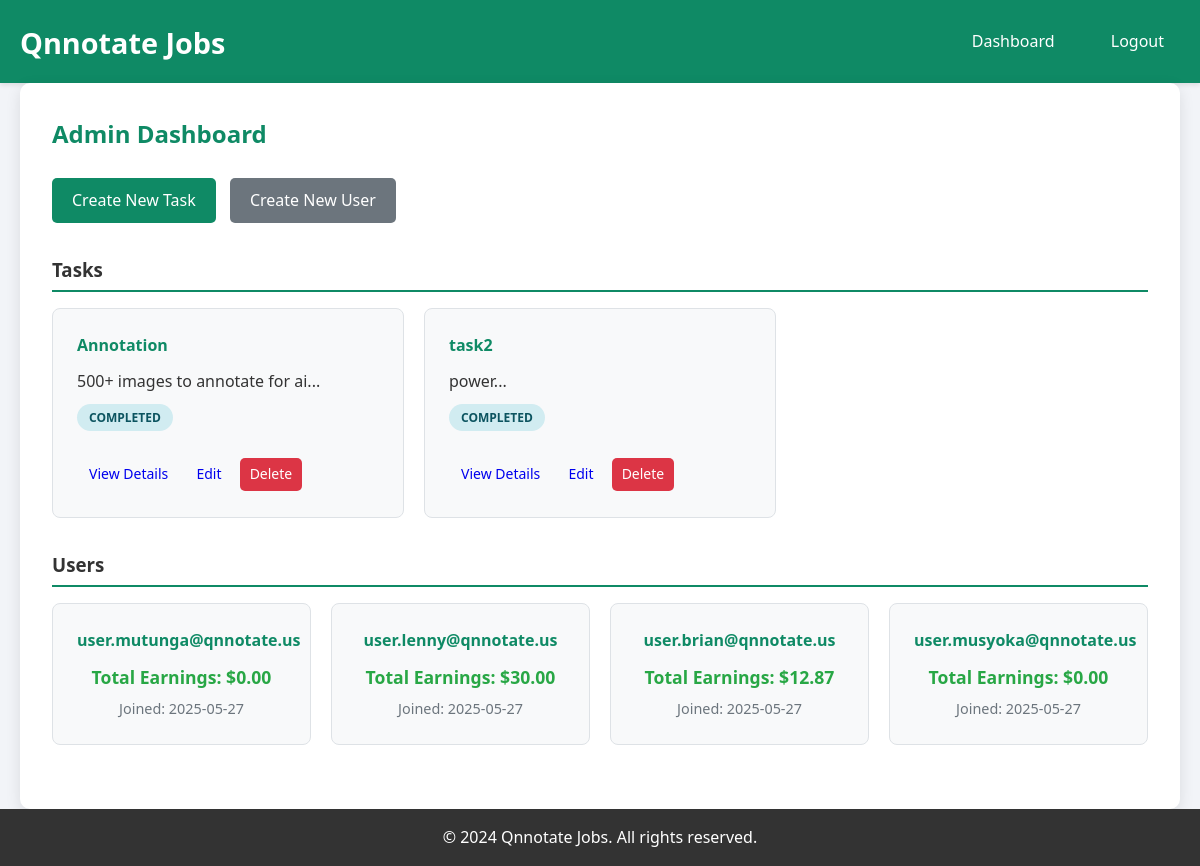
Screenshot of /admin/dashboard (signed in) with the database file from the repository.
### models.py (models this page shows)
class Task(db.Model):
    id = db.Column(db.Integer, primary_key=True)
    title = db.Column(db.String(200), nullable=False)
    description = db.Column(db.Text, nullable=False)
    status = db.Column(db.String(50), default='open')  # open, assigned, completed
    created_at = db.Column(db.DateTime, default=datetime.utcnow)
    assigned_user_id = db.Column(db.Integer, db.ForeignKey('user.id'), nullable=True)
    winning_bid_amount = db.Column(db.Float, nullable=True)
    bids = db.relationship('Bid', backref='task', lazy=True)
    assigned_user = db.relationship('User', foreign_keys=[assigned_user_id])

class User(db.Model):
    id = db.Column(db.Integer, primary_key=True)
    username = db.Column(db.String(80), unique=True, nullable=False)
    password = db.Column(db.String(200), nullable=False)
    total_earnings = db.Column(db.Float, default=0.0)
    created_at = db.Column(db.DateTime, default=datetime.utcnow)
    bids = db.relationship('Bid', backref='user', lazy=True)

### app.py (the view)
@app.route('/admin/dashboard')
def admin_dashboard():
    if not session.get('admin'):
        return redirect(url_for('admin_login'))
    tasks = Task.query.all()
    users = User.query.all()
    return render_template('admin_dashboard.html', tasks=tasks, users=users)

### templates/admin_dashboard.html (shortened to what this page needs)
{% extends "base.html" %}
{% block content %}
<div class="dashboard">
    <h2>Admin Dashboard</h2>
    <div class="dashboard-actions">
        <a href="{{ url_for('create_task') }}" class="btn btn-primary">Create New Task</a>
        <a href="{{ url_for('create_user') }}" class="btn btn-secondary">Create New User</a>
    </div>
    <div class="dashboard-section">
        <h3>Tasks</h3>
        <div class="tasks-grid">
            {% for task in tasks %}
            <div class="task-card">
                <h4>{{ task.title }}</h4>
                <p>{{ task.description[:100] }}...</p>
                <div class="task-status status-{{ task.status }}">{{ task.status.title() }}</div>
                <div class="task-actions">
                    <a href="{{ url_for('admin_task_details', task_id=task.id) }}" class="btn btn-small">View Details</a>
                    <a href="{{ url_for('edit_task', task_id=task.id) }}" class="btn btn-small">Edit</a>
                    <a href="{{ url_for('delete_task', task_id=task.id) }}" class="btn btn-danger btn-small" onclick="return confirm('Are you sure?')">Delete</a>
                </div>
            </div>
            {% else %}
            <p>No tasks created yet.</p>
            {% endfor %}
        </div>
    </div>
    <div class="dashboard-section">
        <h3>Users</h3>
        <div class="users-grid">
            {% for user in users %}
            <div class="user-card">
                <h4>{{ user.username }}</h4>
                <p class="earnings">Total Earnings: ${{ "%.2f"|format(user.total_earnings) }}</p>
                <p class="join-date">Joined: {{ user.created_at.strftime('%Y-%m-%d') }}</p>
            </div>
            {% else %}
            <p>No users created yet.</p>
            {% endfor %}
        </div>
    </div>
</div>
{% endblock %}

### templates/base.html (shortened to what this page needs)
<!DOCTYPE html>
<html lang="en">
<head>
    <link rel="stylesheet" href="{{ url_for('static', filename='style.css') }}">
</head>
<body>
    <header>
        <div class="container">
            <h1><a href="/">Qnnotate Jobs</a></h1>
            <nav>
                {% if session.admin %}
                <a href="{{ url_for('admin_dashboard') }}">Dashboard</a>
                <a href="{{ url_for('logout') }}">Logout</a>
                {% elif session.user_id %}
                <a href="{{ url_for('user_dashboard') }}">Dashboard</a>
                <a href="{{ url_for('logout') }}">Logout</a>
                {% endif %}
            </nav>
        </div>
    </header>
    <main class="container">
        {% block content %}{% endblock %}
    </main>
    <footer>
        <div class="container">
            <p>&copy; 2024 Qnnotate Jobs. All rights reserved.</p>
        </div>
    </footer>
</body>
</html>

### static/style.css (style rules this page uses)
* { margin: 0; padding: 0; box-sizing: border-box; }
body { font-family: 'Segoe UI', Tahoma, Geneva, Verdana, sans-serif; background-color: #f2f4f8; color: #333; line-height: 1.6; }
.container { max-width: 1200px; margin: 0 auto; padding: 0 20px; }
header { background-color: #0f8a65; color: white; padding: 1rem 0; box-shadow: 0 2px 5px rgba(0,0,0,0.1); }
header .container { display: flex; justify-content: space-between; align-items: center; }
header h1 a { color: white; text-decoration: none; font-size: 1.8rem; font-weight: bold; }
header nav a { color: white; text-decoration: none; margin-left: 20px; padding: 8px 16px; border-radius: 5px; transition: background-color 0.3s; }
main { min-height: calc(100vh - 140px); padding: 2rem 0; }
.btn { display: inline-block; padding: 10px 20px; border: none; border-radius: 5px; text-decoration: none; cursor: pointer; font-size: 16px; transition: all 0.3s; text-align: center; }
.btn-primary { background-color: #0f8a65; color: white; }
.btn-secondary { background-color: #6c757d; color: white; }
.btn-danger { background-color: #dc3545; color: white; }
.btn-small { padding: 5px 10px; font-size: 14px; margin: 2px; }
.dashboard { background: white; border-radius: 10px; padding: 2rem; box-shadow: 0 5px 15px rgba(0,0,0,0.1); }
.dashboard h2 { color: #0f8a65; margin-bottom: 1.5rem; }
.dashboard-actions { margin-bottom: 2rem; }
.dashboard-actions .btn { margin-right: 10px; }
.dashboard-section { margin-bottom: 2rem; }
.dashboard-section h3 { color: #333; margin-bottom: 1rem; border-bottom: 2px solid #0f8a65; padding-bottom: 5px; }
.tasks-grid, .jobs-grid { display: grid; grid-template-columns: repeat(auto-fill, minmax(300px, 1fr)); gap: 20px; }
.task-card, .job-card { background: #f8f9fa; border: 1px solid #dee2e6; border-radius: 8px; padding: 1.5rem; transition: transform 0.3s, box-shadow 0.3s; }
.task-card h4, .job-card h4 { color: #0f8a65; margin-bottom: 10px; }
.task-status { display: inline-block; padding: 4px 12px; border-radius: 20px; font-size: 12px; font-weight: bold; text-transform: uppercase; margin: 10px 0; }
.status-completed { background-color: #d1ecf1; color: #0c5460; }
.task-actions { margin-top: 15px; }
.users-grid { display: grid; grid-template-columns: repeat(auto-fill, minmax(250px, 1fr)); gap: 20px; }
.user-card { background: #f8f9fa; border: 1px solid #dee2e6; border-radius: 8px; padding: 1.5rem; text-align: center; }
.user-card h4 { color: #0f8a65; margin-bottom: 10px; }
.earnings { font-weight: bold; color: #28a745; font-size: 1.1rem; margin-bottom: 5px; }
.join-date { color: #6c757d; font-size: 0.9rem; }
footer { background-color: #333; color: white; text-align: center; padding: 1rem 0; margin-top: auto; }

### rows the page displays
Task: title "Annotation", description "500+ images to annotate for ai", status "COMPLETED"
Task: title "task2", description "power", status "COMPLETED"
User: username "user.mutunga@qnnotate.us", total_earnings "0.00", created_at "2025-05-27"
User: username "user.lenny@qnnotate.us", total_earnings "30.00", created_at "2025-05-27"
User: username "user.brian@qnnotate.us", total_earnings "12.87", created_at "2025-05-27"
User: username "user.musyoka@qnnotate.us", total_earnings "0.00", created_at "2025-05-27"
